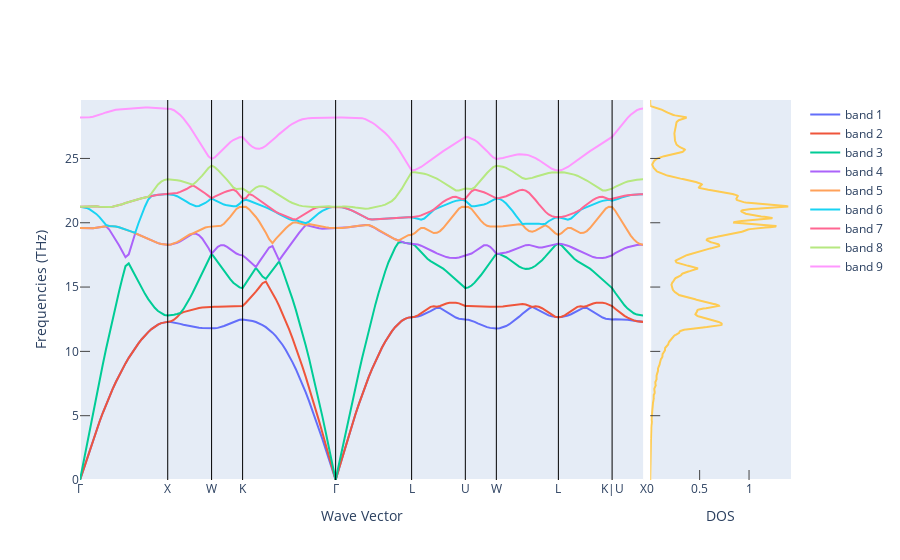

Notebook code for this chart:
### Code cell
fig_ph_bs_and_dos = get_plot_bs_and_dos(ph_bs, ph_dos)
fig_ph_bs_and_dos.update_yaxes(rangemode="tozero")
fig_ph_bs_and_dos.show()

### Figure 1 — Plotly figure (JSON) as saved in the notebook; plotly's stock layout.template omitted (floating-point values rounded to 4 significant figures; data arrays with more than 128 entries replaced by an {"elided": "..."} marker saying what was removed)
{"data": [{"mode": "lines", "name": "band 1", "type": "scatter", "x": {"elided": "185 float values"}, "xaxis": "x", "y": {"elided": "185 float values"}, "yaxis": "y"}, {"mode": "lines", "name": "band 2", "type": "scatter", "x": {"elided": "185 float values"}, "xaxis": "x", "y": {"elided": "185 float values"}, "yaxis": "y"}, {"mode": "lines", "name": "band 3", "type": "scatter", "x": {"elided": "185 float values"}, "xaxis": "x", "y": {"elided": "185 float values"}, "yaxis": "y"}, {"mode": "lines", "name": "band 4", "type": "scatter", "x": {"elided": "185 float values"}, "xaxis": "x", "y": {"elided": "185 float values"}, "yaxis": "y"}, {"mode": "lines", "name": "band 5", "type": "scatter", "x": {"elided": "185 float values"}, "xaxis": "x", "y": {"elided": "185 float values"}, "yaxis": "y"}, {"mode": "lines", "name": "band 6", "type": "scatter", "x": {"elided": "185 float values"}, "xaxis": "x", "y": {"elided": "185 float values"}, "yaxis": "y"}, {"mode": "lines", "name": "band 7", "type": "scatter", "x": {"elided": "185 float values"}, "xaxis": "x", "y": {"elided": "185 float values"}, "yaxis": "y"}, {"mode": "lines", "name": "band 8", "type": "scatter", "x": {"elided": "185 float values"}, "xaxis": "x", "y": {"elided": "185 float values"}, "yaxis": "y"}, {"mode": "lines", "name": "band 9", "type": "scatter", "x": {"elided": "185 float values"}, "xaxis": "x", "y": {"elided": "185 float values"}, "yaxis": "y"}, {"mode": "lines", "showlegend": false, "type": "scatter", "x": {"elided": "1172 float values"}, "xaxis": "x2", "y": {"elided": "1172 float values"}, "yaxis": "y2"}], "layout": {"shapes": [{"line": {"color": "black", "width": 1}, "type": "line", "x0": 1.456, "x1": 1.456, "xref": "x", "y0": 0, "y1": 1, "yref": "y domain"}, {"line": {"color": "black", "width": 1}, "type": "line", "x0": 2.183, "x1": 2.183, "xref": "x", "y0": 0, "y1": 1, "yref": "y domain"}, {"line": {"color": "black", "width": 1}, "type": "line", "x0": 2.698, "x1": 2.698, "xref": "x", "y0": 0, "y1": 1, "yref": "y domain"}, {"line": {"color": "black", "width": 1}, "type": "line", "x0": 4.242, "x1": 4.242, "xref": "x", "y0": 0, "y1": 1, "yref": "y domain"}, {"line": {"color": "black", "width": 1}, "type": "line", "x0": 5.503, "x1": 5.503, "xref": "x", "y0": 0, "y1": 1, "yref": "y domain"}, {"line": {"color": "black", "width": 1}, "type": "line", "x0": 6.394, "x1": 6.394, "xref": "x", "y0": 0, "y1": 1, "yref": "y domain"}, {"line": {"color": "black", "width": 1}, "type": "line", "x0": 6.909, "x1": 6.909, "xref": "x", "y0": 0, "y1": 1, "yref": "y domain"}, {"line": {"color": "black", "width": 1}, "type": "line", "x0": 7.938, "x1": 7.938, "xref": "x", "y0": 0, "y1": 1, "yref": "y domain"}, {"line": {"color": "black", "width": 1}, "type": "line", "x0": 8.829, "x1": 8.829, "xref": "x", "y0": 0, "y1": 1, "yref": "y domain"}], "xaxis": {"anchor": "y", "domain": [0, 0.792], "mirror": true, "showgrid": false, "ticklen": 0, "ticks": "inside", "ticktext": ["Γ", "X", "W", "K", "Γ", "L", "U", "W", "L", "K|U", "X"], "tickvals": [0, 1.456, 2.183, 2.698, 4.242, 5.503, 6.394, 6.909, 7.938, 8.829, 9.344], "title": {"text": "Wave Vector"}}, "xaxis2": {"anchor": "y2", "domain": [0.802, 1], "mirror": true, "range": [0, 1.425], "showgrid": false, "ticklen": 10, "ticks": "inside", "title": {"text": "DOS"}}, "yaxis": {"anchor": "x", "domain": [0, 1], "mirror": true, "range": [0, 29.54], "rangemode": "tozero", "showgrid": false, "ticklen": 10, "ticks": "inside", "title": {"text": "Frequencies (THz)"}}, "yaxis2": {"anchor": "x2", "domain": [0, 1], "matches": "y", "mirror": true, "rangemode": "tozero", "showgrid": false, "showticklabels": false, "ticklen": 10, "ticks": "inside"}}}
